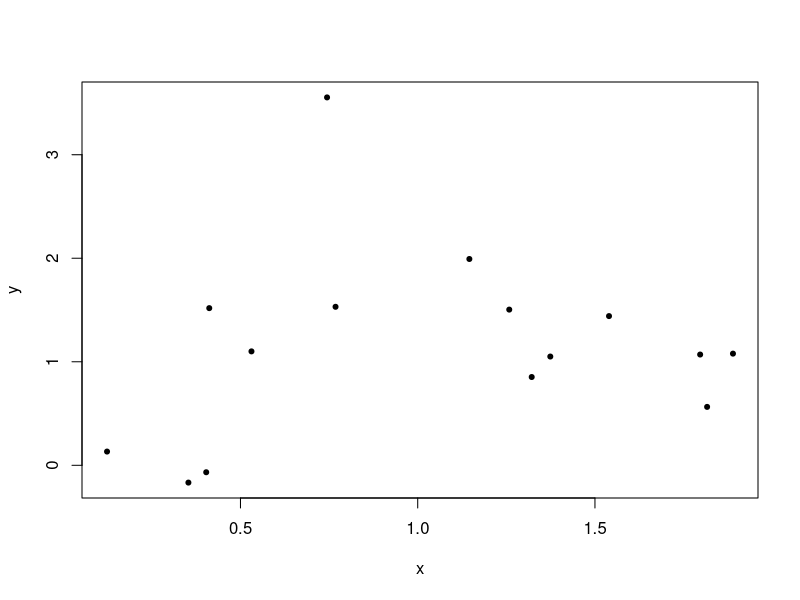
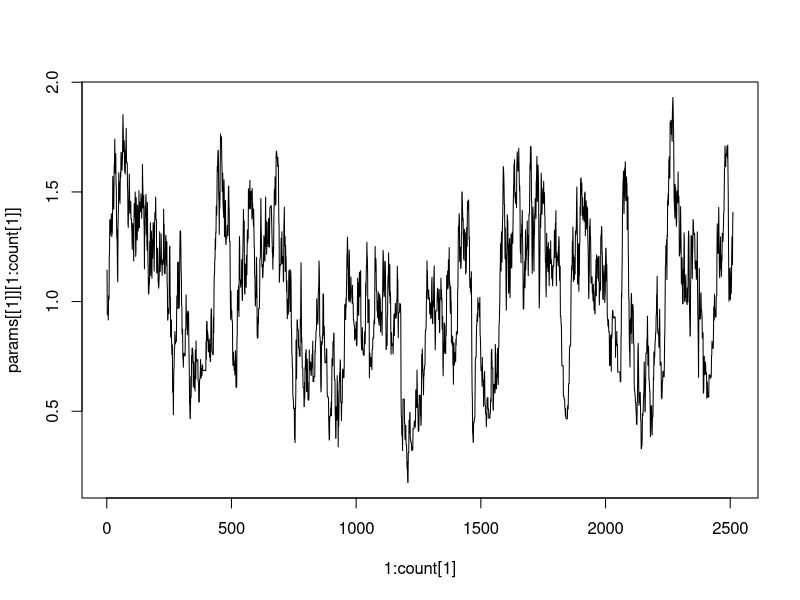
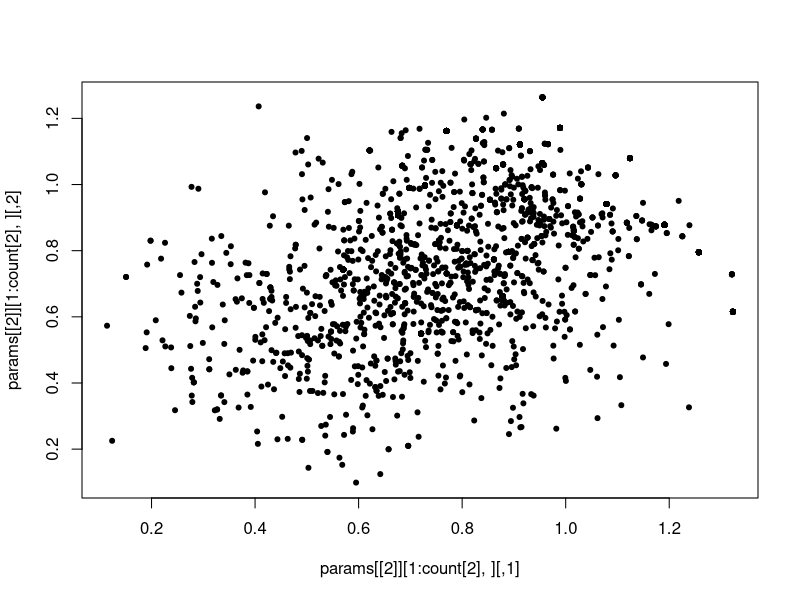
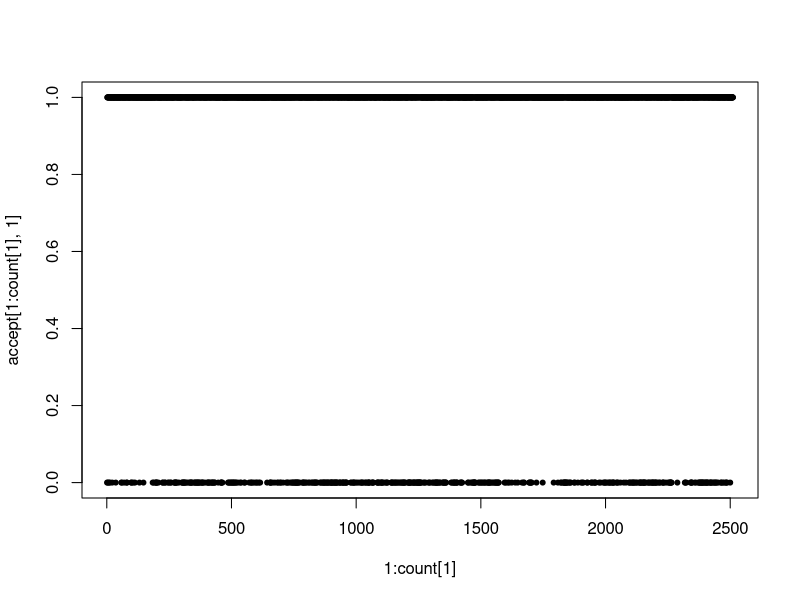
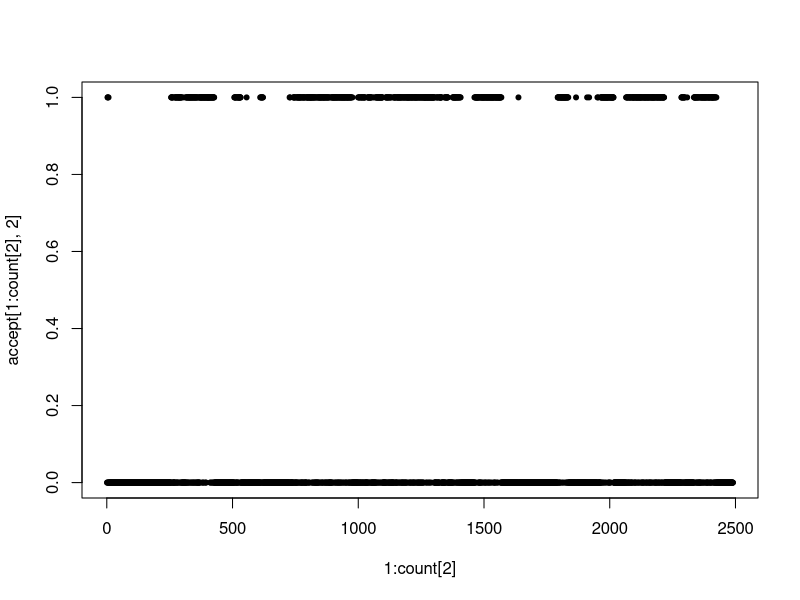

These charts were generated, in order, by the following R code:
# Robert and Casella Example 11.4. A linear Jacobian.
# This is Green (1995)'s toy example (with my made up data)
set.seed(1)

n = 15
K = 2
sig = 1
x = runif(n, 0, 2)
y = rnorm(15, 1 + 0.2 * x, sig)

# Number of models
plot(x, y, pch = 20)

calc.post = function(k, theta){
    if (k == 1){
        # likelihood
        out = sum(dnorm(y, theta[1], sig, log = TRUE))
        # priors
        out = out + log(1/K) # prior probability that the model is K
        out = out + dnorm(theta[1], 0, 10, log = TRUE)
        }
    if (k == 2){
        # likelihood
        out = sum(dnorm(y, theta[1] + x*theta[2], sig, log = TRUE))
        # priors
        out = out + log(1/K) # prior probability that the model is K
        out = out + dnorm(theta[1], 0, 10, log = TRUE)
        out = out + dnorm(theta[2], 0, 10, log = TRUE)
        }
    return (out)
    }

# Transformation function for moving from model kcurr to kprime
# (kcurr is known implicitly in this case)
Tr = function(kprime, theta, u){
    if (kprime == 1)
        return (c((theta[1] + theta[2]) / 2, (theta[1] - theta[2]) / 2))
    if (kprime == 2)
        return (c(theta - u, theta + u))
    }

Pi = matrix(0.5, K, K)
# {Pi}_ij = the probability of choosing a jump to model j while in model i
# The rows must sum to 1

nburn = 0
nmcmc = 5000

params = list()
params[[1]] = matrix(0, nburn + nmcmc, 1)
params[[2]] = matrix(0, nburn + nmcmc, 2)
accept = matrix(0, nburn + nmcmc, K)
count = rep(1, K)

params[[1]][1,] = mean(y)
params[[2]][1,] = coef(lm(y ~ x))

kcurr = 1
calc.post(1, params[[1]][1,])
calc.post(2, params[[2]][1,])

for (i in 2:(nburn + nmcmc)){
    # Algorithm A.48 Green's Algorithm

    # 1. Select model M_kprime with probability {Pi}_{kcurr,kprime}
    kprime = sample(K, 1, prob = Pi[kcurr,])
    count[kprime] = count[kprime] + 1

    # 2. Generate u ~ g(u), conditioned on kcurr and kprime
    # In this case, only need to generate u if jumping from 
    # model 1 to model 2
    if ((kcurr == 1) && (kprime == 2)){
        u = rnorm(1, 0, 0.1)
    } else {
        u = NULL
        }


    # Proposing candidates
    if (kcurr == kprime){ # Not jumping between models, then this is just regular M-H
        cand = rnorm(NCOL(params[[kcurr]]), params[[kcurr]][count[kcurr]-1,], 0.1)
#       calc.post(kprime, cand)
#       calc.post(kcurr, params[[kcurr]][count[kcurr],])
        if (log(runif(1)) <= calc.post(kprime, cand) -
            calc.post(kcurr, params[[kcurr]][count[kcurr]-1,])){
            params[[kprime]][count[kcurr],] = cand
            accept[count[kcurr],kprime] = 1
        } else {
            params[[kprime]][count[kcurr],] = params[[kprime]][count[kcurr]-1,]
            }
    } else { # Jumping between models (steps 3 and 4)
        # 3. Set candidate parameter vector to the transformation of current
        # parameter and augmented u
        cand = Tr(kprime, params[[kcurr]][count[kcurr],], u)
        if (log(runif(1)) <= calc.post(kprime, cand) - calc.post(kcurr, params[[kcurr]][count[kcurr]+1,]) -
            ifelse(is.null(u), 0, dnorm(u, 0, 0.1, log = TRUE)) + log(kprime / kcurr)){
            params[[kprime]][count[kprime],] = cand[1:NCOL(params[[kprime]])]
            accept[count[kprime]+1,kprime] = 1
            kcurr = kprime
        } else {
            params[[kprime]][count[kprime],] = params[[kprime]][count[kprime]-1,]
            }
        }
    }

plot(1:count[1], params[[1]][1:count[1]], type = 'l')
plot(params[[2]][1:count[2],], pch = 20)

plot(1:count[1], accept[1:count[1],1], pch = 20)
plot(1:count[2], accept[1:count[2],2], pch = 20)


### There are some issues with this, I'm thinking it's mostly because of
### the choice of T_ij (the bijection). If k == 1, the model is only an
### intercept, if k == 2, the model is an intercept and slope. The
### MLEs for each model don't necessarily agree well with T_ij. By that
### I mean, theta_1 = theta - u and theta_2 = theta + u might be a bad choice.
### The problem is much more noticeable if x is generated from runif(n, 0, 15)
